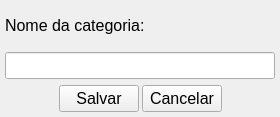
<?xml version="1.0" encoding="UTF-8"?>
<ui version="4.0">
 <class>CreateCatGasto</class>
 <widget class="QWidget" name="CreateCatGasto">
  <property name="windowModality">
   <enum>Qt::WindowModal</enum>
  </property>
  <property name="geometry">
   <rect>
    <x>0</x>
    <y>0</y>
    <width>280</width>
    <height>117</height>
   </rect>
  </property>
  <property name="font">
   <font>
    <family>Segoe UI</family>
    <pointsize>12</pointsize>
   </font>
  </property>
  <property name="windowTitle">
   <string>Nova Categoria</string>
  </property>
  <layout class="QVBoxLayout" name="verticalLayout">
   <property name="spacing">
    <number>5</number>
   </property>
   <property name="leftMargin">
    <number>5</number>
   </property>
   <property name="topMargin">
    <number>5</number>
   </property>
   <property name="rightMargin">
    <number>5</number>
   </property>
   <property name="bottomMargin">
    <number>5</number>
   </property>
   <item>
    <layout class="QGridLayout" name="gridLayout">
     <property name="horizontalSpacing">
      <number>3</number>
     </property>
     <property name="verticalSpacing">
      <number>6</number>
     </property>
     <item row="2" column="1" alignment="Qt::AlignLeft">
      <widget class="QPushButton" name="cancelarButton">
       <property name="cursor">
        <cursorShape>PointingHandCursor</cursorShape>
       </property>
       <property name="text">
        <string>Cancelar</string>
       </property>
      </widget>
     </item>
     <item row="2" column="0" alignment="Qt::AlignRight">
      <widget class="QPushButton" name="salvarButton">
       <property name="cursor">
        <cursorShape>PointingHandCursor</cursorShape>
       </property>
       <property name="text">
        <string>Salvar</string>
       </property>
      </widget>
     </item>
     <item row="1" column="0" colspan="2">
      <widget class="QLineEdit" name="nomeInput"/>
     </item>
     <item row="0" column="0" colspan="2" alignment="Qt::AlignLeft|Qt::AlignVCenter">
      <widget class="QLabel" name="labelCatNome">
       <property name="text">
        <string>Nome da categoria:</string>
       </property>
      </widget>
     </item>
    </layout>
   </item>
  </layout>
 </widget>
 <resources/>
 <connections/>
</ui>
